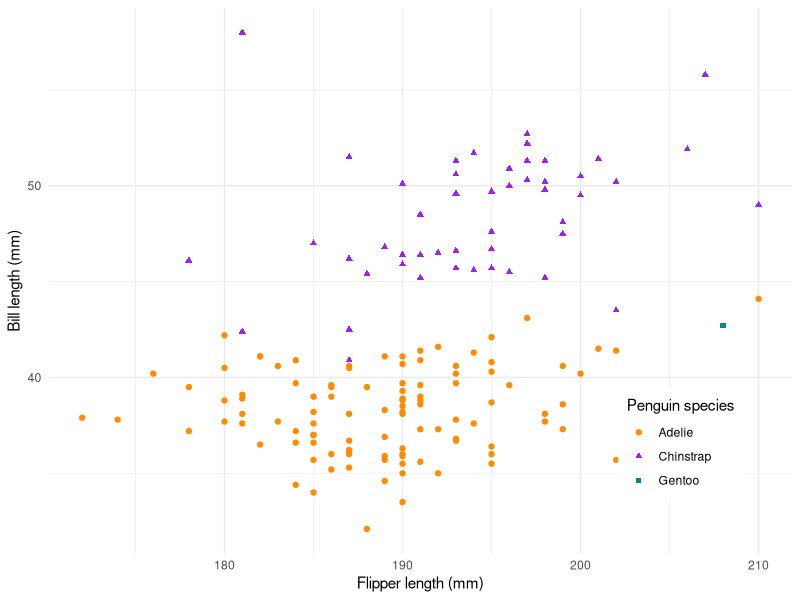

Write the R code that produced this figure.
## Practice Script fro the single file app stucture
#load in the necessary libraries------
library(palmerpenguins)
library(tidyverse)

body_mass_df <-penguins %>% 
  filter(body_mass_g %in% c(3000:4000))

#create a practice plot-------
ggplot(na.omit(body_mass_df), 
       aes(x = flipper_length_mm, y = bill_length_mm, 
           color = species, shape = species)) +
  geom_point() +
  scale_color_manual(values = c("Adelie" = "darkorange", "Chinstrap" = "purple", "Gentoo" = "cyan4")) +
  scale_shape_manual(values = c("Adelie" = 19, "Chinstrap" = 17, "Gentoo" = 15)) +
  labs(x = "Flipper length (mm)", y = "Bill length (mm)", 
       color = "Penguin species", shape = "Penguin species") +
  theme_minimal() +
  theme(legend.position = c(0.85, 0.2),
        legend.background = element_rect(color = "white"))

